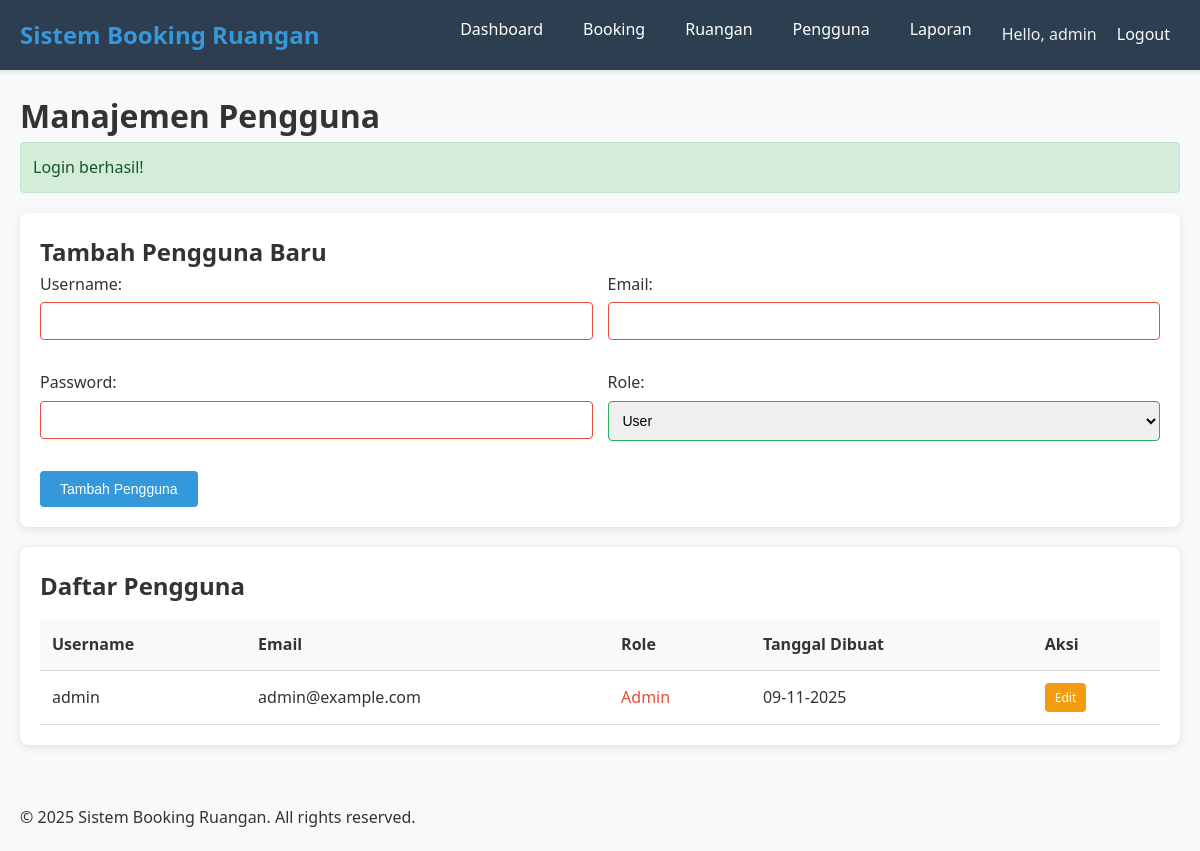
/users.php (signed in), run on the app's committed database.
### tables this page shows
CREATE TABLE users (
    id INT AUTO_INCREMENT PRIMARY KEY,
    username VARCHAR(50) UNIQUE NOT NULL,
    password VARCHAR(255) NOT NULL,
    email VARCHAR(100) UNIQUE NOT NULL,
    role ENUM('admin', 'user') DEFAULT 'user',
    created_at TIMESTAMP DEFAULT CURRENT_TIMESTAMP,
    updated_at TIMESTAMP DEFAULT CURRENT_TIMESTAMP ON UPDATE CURRENT_TIMESTAMP
);

### models/User.php (called while the page is built, shortened)
<?php
class User {
    private $conn;
    private $table_name = "users";
    public function __construct($db) {
        $this->conn = $db;
    }
    public function read() {
        $query = "SELECT * FROM " . $this->table_name . " ORDER BY created_at DESC";
        $stmt = $this->conn->prepare($query);
        $stmt->execute();
        return $stmt;
    }
}
?>

### includes/functions.php (called while the page is built, shortened)
<?php
function e($string) {
    return htmlspecialchars($string, ENT_QUOTES, 'UTF-8');
}
function formatDate($date, $format = 'd-m-Y') {
    $dateTime = new DateTime($date);
    return $dateTime->format($format);
}
?>

### users.php (the view, shortened to what this page needs)
<?php
include_once 'includes/functions.php';
include_once 'models/User.php';
$database = new Database();
$db = $database->getConnection();
$user = new User($db);
$edit_user = null;
$users = $user->read();
include 'views/header.php';
?>
<div class="container">
    <h1>Manajemen Pengguna</h1>
    <?php include 'views/flash_messages.php'; ?>
    <div class="card">
        <h2><?php echo $edit_user ? 'Edit Pengguna' : 'Tambah Pengguna Baru'; ?></h2>
        <form method="post" id="userForm">
            <div class="form-row">
                <div class="form-group">
                    <label for="username">Username:</label>
                    <input type="text" id="username" name="username"
                           value="<?php echo $edit_user ? e($edit_user['username']) : ''; ?>" required
                           pattern="[a-zA-Z0-9_]+" title="Hanya huruf, angka, dan underscore diperbolehkan">
                </div>
                <div class="form-group">
                    <label for="email">Email:</label>
                    <input type="email" id="email" name="email"
                           value="<?php echo $edit_user ? e($edit_user['email']) : ''; ?>" required>
                </div>
            </div>
            <div class="form-row">
                <div class="form-group">
                    <label for="password">Password:</label>
                    <input type="password" id="password" name="password"
                           <?php echo !$edit_user ? 'required' : ''; ?>
                           minlength="6">
                </div>
                <div class="form-group">
                    <label for="role">Role:</label>
                    <select id="role" name="role" required>
                        <option value="user" <?php echo ($edit_user && $edit_user['role'] == 'user') ? 'selected' : ''; ?>>User</option>
                    </select>
                </div>
            </div>
            <button type="submit" class="btn-primary">
                <?php echo $edit_user ? 'Update Pengguna' : 'Tambah Pengguna'; ?>
            </button>
        </form>
    </div>
    <div class="card">
        <h2>Daftar Pengguna</h2>
        <?php if ($users->rowCount() > 0): ?>
        <div class="table-responsive">
            <table>
                <thead>
                    <tr>
                        <th>Username</th>
                        <th>Email</th>
                        <th>Role</th>
                        <th>Tanggal Dibuat</th>
                        <th>Aksi</th>
                    </tr>
                </thead>
                <tbody>
                    <?php while ($user_row = $users->fetch(PDO::FETCH_ASSOC)): ?>
                    <tr>
                        <td><?php echo e($user_row['username']); ?></td>
                        <td><?php echo e($user_row['email']); ?></td>
                        <td>
                            <span class="role-<?php echo e($user_row['role']); ?>">
                                <?php echo ucfirst(e($user_row['role'])); ?>
                            </span>
                        </td>
                        <td><?php echo e(formatDate($user_row['created_at'])); ?></td>
                        <td>
                            <a href="users.php?action=edit&id=<?php echo e($user_row['id']); ?>"
                               class="btn-warning btn-sm">Edit</a>
                        </td>
                    </tr>
                    <?php endwhile; ?>
                </tbody>
            </table>
        </div>
        <?php else: ?>
        <p>Belum ada pengguna yang terdaftar.</p>
        <?php endif; ?>
    </div>
</div>
<?php include 'views/footer.php'; ?>

### assets/css/style.css (style rules this page uses)
* { margin: 0; padding: 0; box-sizing: border-box; }
body { font-family: 'Segoe UI', Tahoma, Geneva, Verdana, sans-serif; line-height: 1.6; color: #333; background-color: #f8f9fa; }
.container { max-width: 1200px; margin: 0 auto; padding: 20px; }
.card { background: white; border-radius: 8px; padding: 20px; margin-bottom: 20px; box-shadow: 0 2px 10px rgba(0,0,0,0.1); }
.form-group { margin-bottom: 15px; }
.form-row { display: flex; gap: 15px; margin-bottom: 15px; }
.form-row .form-group { flex: 1; }
label { display: block; margin-bottom: 5px; font-weight: 500; }
input, select, textarea { width: 100%; padding: 10px; border: 1px solid #ddd; border-radius: 4px; font-size: 14px; }
.btn-primary { background: #3498db; color: white; padding: 10px 20px; border: none; border-radius: 4px; cursor: pointer; font-size: 14px; transition: background-color 0.3s; }
.btn-sm { padding: 3px 8px; font-size: 11px; }
.table-responsive { overflow-x: auto; }
table { width: 100%; border-collapse: collapse; margin-top: 15px; }
th, td { padding: 12px; text-align: left; border-bottom: 1px solid #ddd; }
th { background-color: #f8f9fa; font-weight: 600; }
.btn-warning { background: #f39c12; color: white; padding: 5px 10px; border: none; border-radius: 4px; cursor: pointer; font-size: 12px; text-decoration: none; display: inline-block; }
.role-admin { color: #e74c3c; font-weight: 500; }
input:invalid, select:invalid, textarea:invalid { border-color: #e74c3c; }
input:valid, select:valid, textarea:valid { border-color: #27ae60; }
.table-responsive { position: relative; }
a { color: #3498db; text-decoration: none; }

### data on the page
users: username "admin", email "admin@example.com", role "Admin", created_at "09-11-2025"

### other printed values
APP_NAME "Sistem Booking Ruangan"
$_SESSION['username'] "admin"
$_SESSION['flash_success'] "Login berhasil!"
